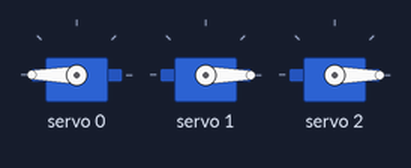
The sketch below on a simulated Arduino Uno, built with avr-gcc and run on an emulated ATmega328P. Parts: 3 × servo.

Above: at 0.75 s.
At 7.44 s:
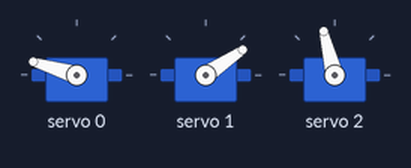
At 8.63 s:
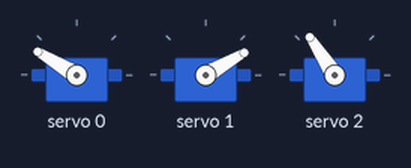
At 10.54 s:
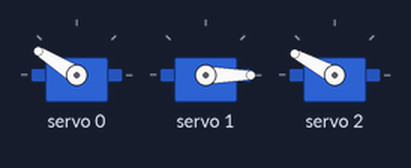
At 12.08 s:
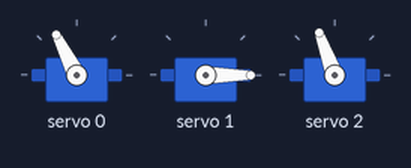
At 16.7 s:
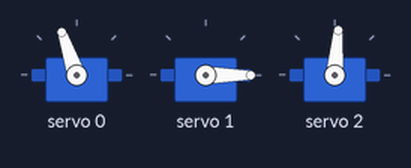
Timing chart, 0 to 18.2 s (numbered marks = the images above):
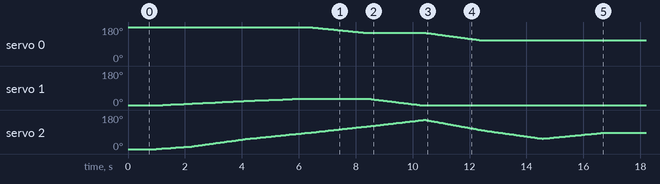

Measured:
- by itself, servo 0: moves from 180° to 109° over 6.1 s
- by itself, servo 1: rises from 0° to 34° in 5.0 s, then falls to 0° in 4.1 s

The sketch:

SoilArmCode.ino
```cpp
#include <Wire.h>
#include <Adafruit_PWMServoDriver.h>

// ================= PCA9685 =================
Adafruit_PWMServoDriver pca = Adafruit_PWMServoDriver(0x40);

#define SERVO_FREQ 50   // Servo frequency (Hz)

// Typical servo pulse range (adjust if needed)
#define SERVO_MIN_US 500
#define SERVO_MAX_US 2500

// PCA channels
#define SERVO_1 0   // Base servo (reversed)
#define SERVO_2 1
#define SERVO_3 2

// ================= TRAJECTORY =================
struct Pose {
  float time_s;   // time to reach this pose from previous
  float th1;      // base angle
  float th2;
  float th3;
};

Pose trajectory[] = {
  {1.00, 0, 0, 0},
  {1.63, 8.125, 10.625, 15.625},
  {2.05, 8.125, 25.0, 54.6875},
  {2.05, 8.125, 35.9375, 83.4375},
  {2.05, 37.1875, 36.25, 114.6875},
  {2.05, 37.1875, 1.5625, 147.5},
  {2.05, 75.0, 1.5625, 95.3125},
  {2.05, 75.0, 1.5625, 55.3125},
  {2.05, 74.6875, 1.5625, 82.8125},
};

const int NUM_POSES = sizeof(trajectory) / sizeof(Pose);

// ================= STATE =================
float currentAngles[3] = {0, 0, 0};
float startAngles[3];
float targetAngles[3];

unsigned long segmentStartMs;
unsigned long segmentDurationMs;
int currentPose = 0;
bool segmentActive = false;

// ================= UTILITY =================

// Convert servo angle to PCA9685 PWM value
uint16_t angleToPWM(float angleDeg) {

  angleDeg = constrain(angleDeg, 0, 180);

  float pulseUs =
    SERVO_MIN_US +
    (angleDeg / 180.0) * (SERVO_MAX_US - SERVO_MIN_US);

  return (uint16_t)(pulseUs * SERVO_FREQ * 4096 / 1000000);
}

// Send angles to servos
void setServos(float a1, float a2, float a3) {

  // Reverse base servo direction
  float reversedA1 = 180.0 - a1;

  pca.setPWM(SERVO_1, 0, angleToPWM(reversedA1));
  pca.setPWM(SERVO_2, 0, angleToPWM(a2));
  pca.setPWM(SERVO_3, 0, angleToPWM(a3));
}

// ================= SETUP =================
void setup() {

  Wire.begin();

  pca.begin();
  pca.setPWMFreq(SERVO_FREQ);

  delay(500);

  // Start at first pose
  currentAngles[0] = trajectory[0].th1;
  currentAngles[1] = trajectory[0].th2;
  currentAngles[2] = trajectory[0].th3;

  setServos(
    currentAngles[0],
    currentAngles[1],
    currentAngles[2]
  );

  currentPose = 0;
  segmentActive = false;
}

// ================= LOOP =================
void loop() {

  // Stop after final pose
  if (currentPose >= NUM_POSES - 1) return;

  // Start new motion segment
  if (!segmentActive) {

    startAngles[0] = currentAngles[0];
    startAngles[1] = currentAngles[1];
    startAngles[2] = currentAngles[2];

    targetAngles[0] = trajectory[currentPose + 1].th1;
    targetAngles[1] = trajectory[currentPose + 1].th2;
    targetAngles[2] = trajectory[currentPose + 1].th3;

    segmentDurationMs =
      trajectory[currentPose + 1].time_s * 1000.0;

    segmentStartMs = millis();
    segmentActive = true;
  }

  unsigned long now = millis();

  float t = (now - segmentStartMs) / (float)segmentDurationMs;

  if (t >= 1.0) t = 1.0;

  // Linear interpolation for smooth motion
  currentAngles[0] =
    startAngles[0] +
    t * (targetAngles[0] - startAngles[0]);

  currentAngles[1] =
    startAngles[1] +
    t * (targetAngles[1] - startAngles[1]);

  currentAngles[2] =
    startAngles[2] +
    t * (targetAngles[2] - startAngles[2]);

  setServos(
    currentAngles[0],
    currentAngles[1],
    currentAngles[2]
  );

  // Move to next pose
  if (t >= 1.0) {
    currentPose++;
    segmentActive = false;
  }

  delay(10);   // ~100 Hz update rate
}
```
